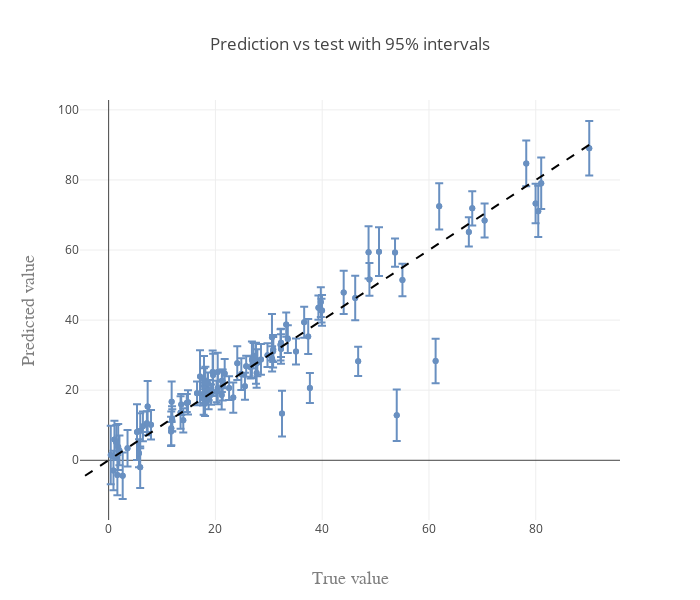

Here is the notebook cell this chart was saved with:
### Code cell
pltlyoff.iplot(figs[1], filename='')
